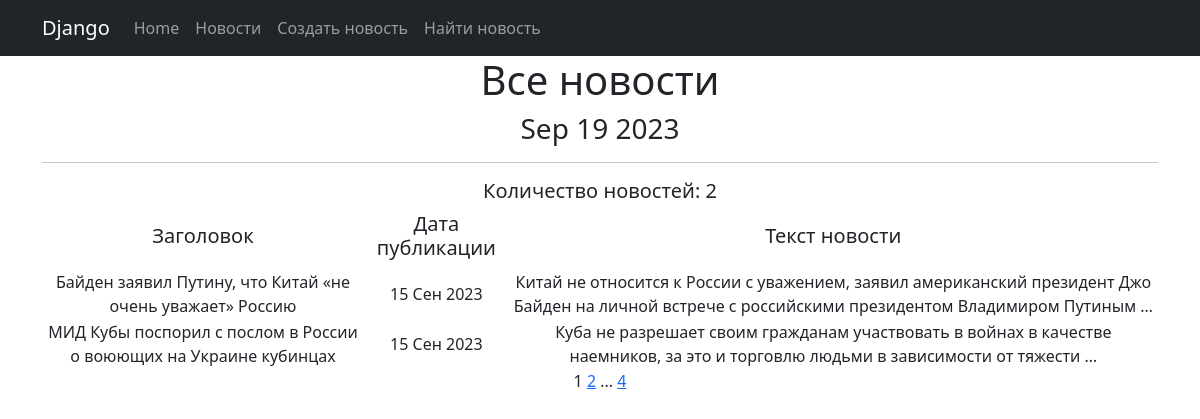
Before: /news/ with the older database file.
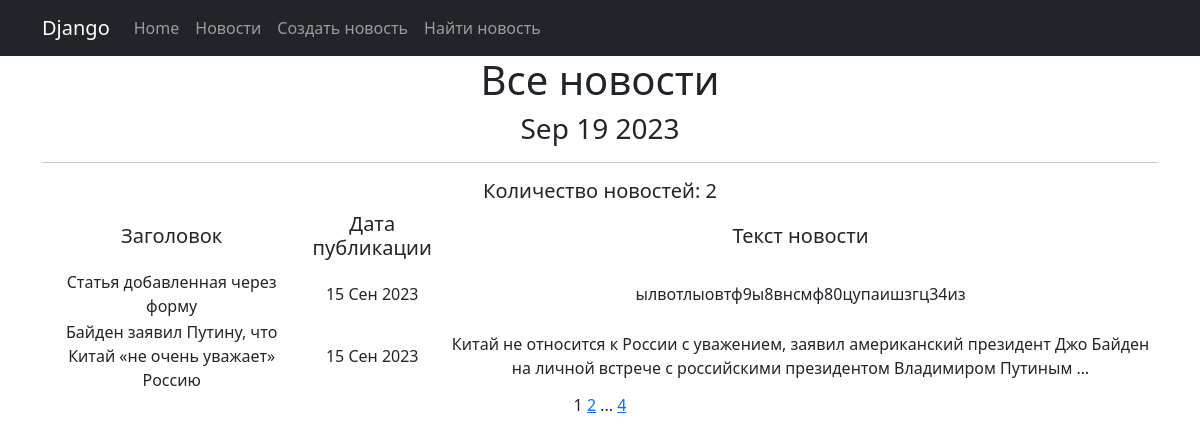
After: the same page with the newer database file.
### news/models.py (models this page shows, shortened)
class Post(models.Model):
    author = models.ForeignKey(Author, on_delete=models.CASCADE)
    NEWS = 'NW'
    ARTICLE = 'AR'
    CHOICE_CATEGORY = [
        (NEWS, 'Новости'),
        (ARTICLE, 'Статья')
    ]
    categoryType = models.CharField(
        max_length=2, choices=CHOICE_CATEGORY, default=ARTICLE)
    dateCreate = models.DateTimeField(auto_now_add=True)
    postCategory = models.ManyToManyField(Category, through='PostCategory')
    titlePost = models.CharField(max_length=128)
    textPost = models.TextField()
    rating = models.IntegerField(default=0)
    class Meta:
        verbose_name = 'Статья'
        verbose_name_plural = 'Статьи'
        ordering = ('-dateCreate',)

### news/views.py (the view)
# urls.py: path('', PostList.as_view(), name='news'),
class PostList(ListView):
    model = Post
    template_name = 'news/news.html'
    context_object_name = 'posts_list'
    paginate_by = 2

### news/templatetags/custom_tags.py (called while the page is built)
@register.simple_tag()
def current_time(format_string='%b %d %Y'):
    return datetime.utcnow().strftime(format_string)

@register.simple_tag(takes_context=True)
def url_replace(context, **kwargs):
    d  = context['request'].GET.copy()
    for k, v in kwargs.items():
        d[k]=v
    return d.urlencode()

### templates/news/news.html (shortened to what this page needs)
{% extends 'news/default.html' %}
{% load censor_filters %}
{% load custom_tags %}
{% block content %}
    <h1>Все новости</h1>
    <h3>{% current_time '%b %d %Y' %}</h3>
    <hr>
    <h5>Количество новостей: {{ posts_list|length}}</h5>
    {% if posts_list %}
        <table>
            <tr>
                <td><h5>Заголовок</h5></td>
                <td><h5>Дата публикации</h5></td>
                <td><h5>Текст новости</h5></td>
            </tr>
            {% for post in posts_list %}
                <tr>
                    <td>{{ post.titlePost }}</td>
                    <td>{{ post.dateCreate|date:'d M Y' }}</td>
                    <td>{{ post.textPost|truncatewords:20}}</td>
                </tr>
            {% endfor %}
        </table>
    {% else %}
        <h2>Новостей нет</h2>
    {% endif %}
   {{ page_obj.number }}
   {% if page_obj.has_next %}
       <a href="?{% url_replace page=page_obj.next_page_number %}">{{ page_obj.next_page_number }}</a>
       {% if paginator.num_pages != page_obj.next_page_number %}
           ...
           <a href="?{% url_replace page=page_obj.paginator.num_pages %}">{{ page_obj.paginator.num_pages }}</a>
       {% endif %}
   {% endif %}
{% endblock %}

Changed rows visible on the page:
no longer on this page (row unchanged): Post: titlePost "МИД Кубы поспорил с послом в России о воюющих на Украине кубинцах", dateCreate "15 Сен 2023", textPost "Куба не разрешает своим гражданам участвовать в войнах в качестве наемников, за это и торговлю людьми в зависимости от тяжести …"
added Post: titlePost "Статья добавленная через форму", dateCreate "15 Сен 2023", textPost "ылвотлыовтф9ы8внсмф80цупаишзгц34из"
